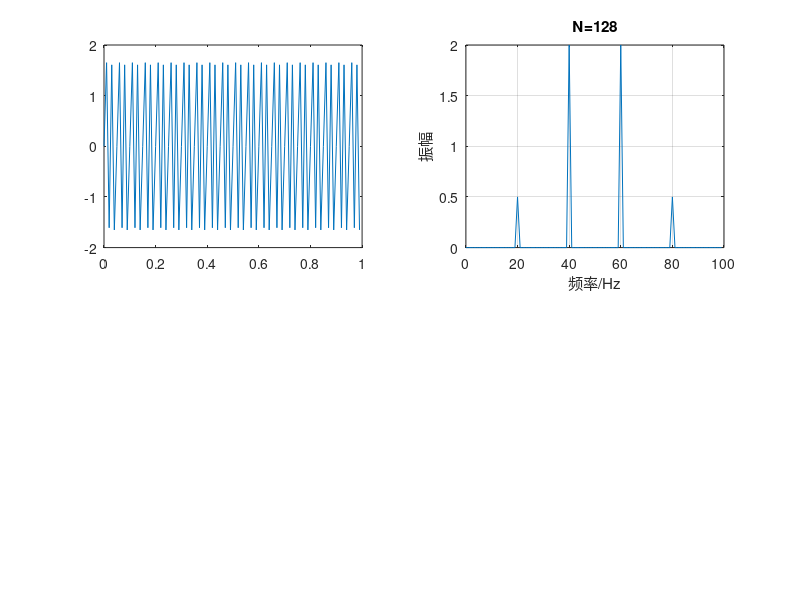

This figure's MATLAB source:
clear all
close all

fs=100; % 采样频率
N=100;  % 采样点数(越大，频率分辨率越高)
n=0:N-1;
t=n/fs; % 采样的时间点
y=0.5*sin(2*pi*20*t)+2*sin(2*pi*40*t);
subplot(2,2,1),plot(t(1:100),y(1:100))
x=fft(y,N);
m=abs(x)/N*2;
f=n*fs/N;
subplot(2,2,2),plot(f,m);
xlabel('频率/Hz');
ylabel('振幅');title('N=128');
grid on;

% fs=100;
% N=65536*64;
% n=0:N-1;
% t=n/fs;
% y=0.5*sin(2*pi*20*t)+2*sin(2*pi*40*t);
% subplot(2,2,3),plot(t(1:100),y(1:100))
% x=fft(y,N);
% m=abs(x)/N*2;
% f=n*fs/N;
% subplot(2,2,4),plot(f,m);
% xlabel('频率/Hz');
% ylabel('振幅');title('N=2048');
% grid on;
